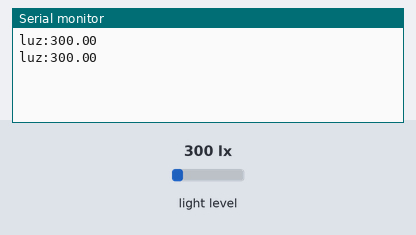
The sketch below on a simulated Arduino Uno, built with avr-gcc and run on an emulated ATmega328P. Parts: the last lines printed to the serial monitor. The inputs (shaded band) are chosen by the test bench; at power-on: light level 300 lx.

Above: at 2.8 s.
2.9 s: light level set to 40 lx
At 5.2 s:
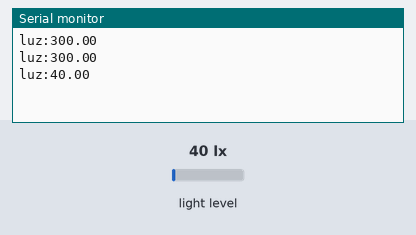
5.6 s: light level set to 500 lx
At 7.0 s:
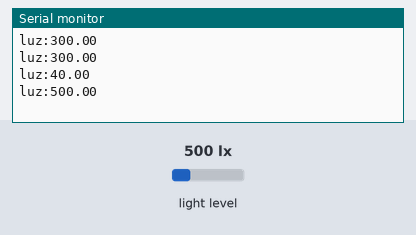
Timing chart, 0 to 8.6 s (numbered marks = the images above; inputs shaded):
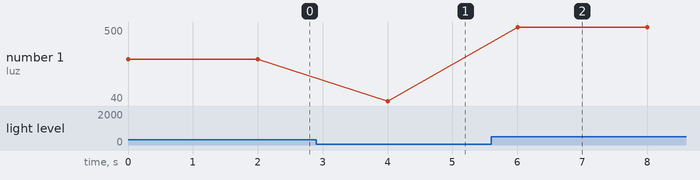

Measured:
- after the input at 2.9 s, the serial monitor: prints a new line after 1.1 s (image 1)
- after the input at 5.6 s, the serial monitor: prints a new line after 0.40 s (image 2)
- plotted number 1: 300 → 40 after the input at 2.9 s, 40 → 500 after the input at 5.6 s

The sketch:

nodoB_bh1750.ino
```cpp
#include <Wire.h>
#include <BH1750.h>

BH1750 lightMeter;

void setup() {
  Serial.begin(115200);
  Wire.begin();
  lightMeter.begin();
}

void loop() {
  float lux = lightMeter.readLightLevel();

  Serial.print("luz:");
  Serial.println(lux);

  delay(2000);
}
```
